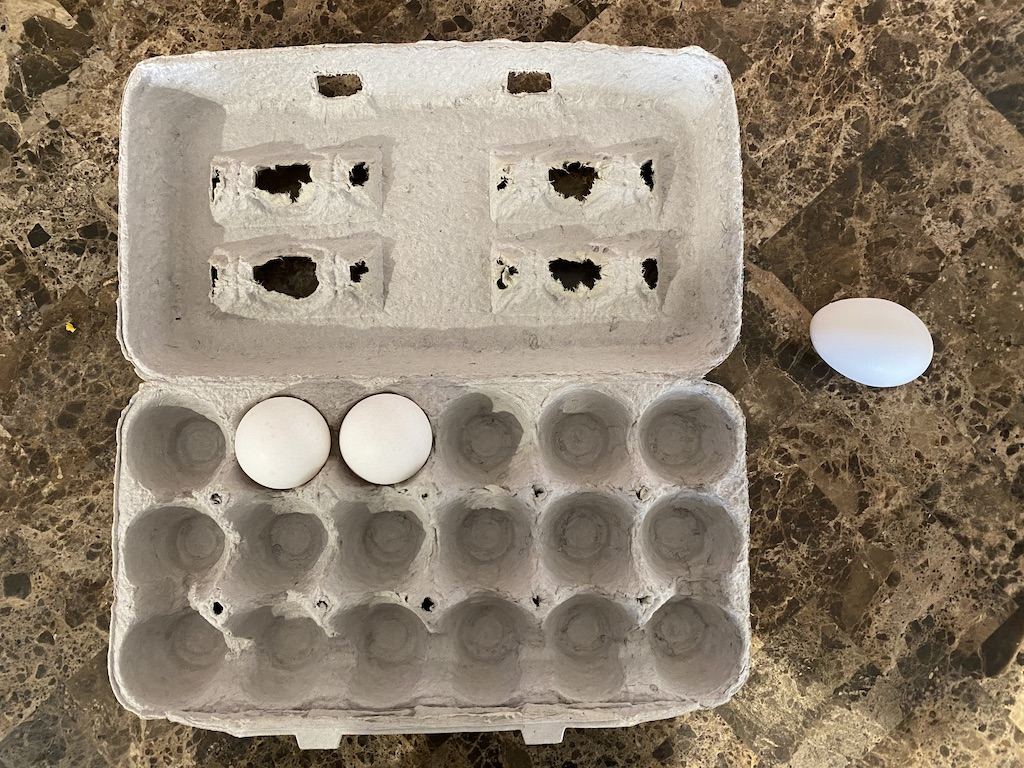
#> input picture code_examples/Chapter_7_Real_Life_Example/images/eggs_2_with_1_outside.jpeg, 1024 x 768 px
$ python count_number_of_eggs.py
#> lines starting #> are read from the running program, lines starting #| are printed output that depends on the picture; after the words box and inside, x2 and y2 are one past the last pixel; in counts of white or black regions, pixels touching at a corner belong together
#> further down, image is the input picture: shape (768, 1024, 3); mean B, G, R 110.1, 127.8, 141.6
import cv2
# from binary_image_helpers import various_binary_images
# from contour_helper import inspect_all_contours
import numpy as np
# from imutils.perspective import four_point_transform

def number_of_eggs(frame, waitTime=500):
#> called with waitTime = 100
    image = frame.copy()

    gray = cv2.cvtColor(image, cv2.COLOR_BGR2GRAY)
    cv2.imshow('processing', gray)
    cv2.waitKey(waitTime)

    blurred = cv2.GaussianBlur(gray, (3,3), None)
    cv2.imshow('processing', blurred)
    cv2.waitKey(waitTime)

    ret, binary_image = cv2.threshold(blurred, 0, 255, cv2.THRESH_BINARY+cv2.THRESH_OTSU)
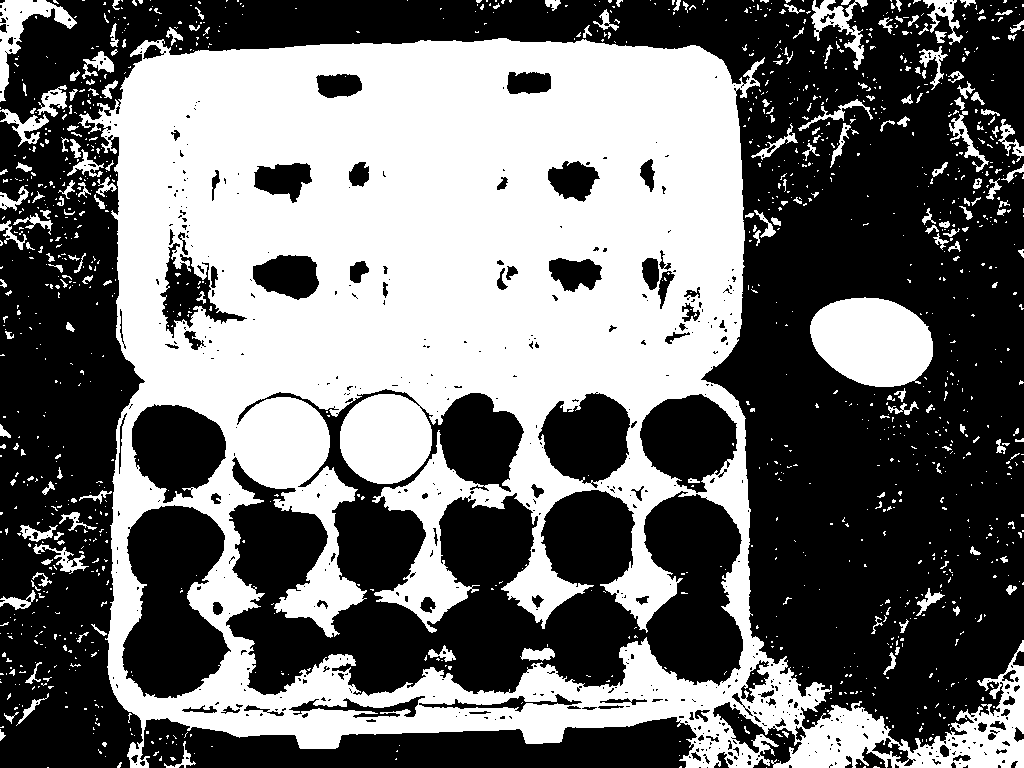
#> binary_image: shape (768, 1024); 43.8% white; 1321 white regions (1131 under 20 px), largest, box (x1, y1, x2, y2) and area: (78, 38, 1024, 768) 311561, (810, 297, 933, 387) 8542, (0, 0, 77, 102) 2055
#> ret = 135
    print('otsu says: ', ret)
#| otsu says:  135.0

    cv2.imshow('processing', binary_image)
    cv2.waitKey(waitTime)

    binary_image = cv2.erode(binary_image, None, iterations=1)
#> binary_image: shape (768, 1024); 37.8% white; 503 white regions (418 under 20 px)

    contour_image = image.copy()
    contours, hierarchy = cv2.findContours(binary_image, cv2.RETR_EXTERNAL, cv2.CHAIN_APPROX_SIMPLE)
#> contours = 457 contours, 413 with area under 20; largest, box (x1, y1, x2, y2) and area: (82, 39, 773, 768) 422670, (811, 299, 932, 386) 7957, (897, 666, 1024, 768) 4024, (774, 706, 888, 768) 3398, (742, 660, 824, 733) 2022
    print('RETR_EXTERNAL: ', len(contours))
#| RETR_EXTERNAL:  457
    cv2.drawContours(contour_image, contours, -1, (0, 255, 0), 1)
    cv2.imshow('processing', contour_image)
    cv2.waitKey(waitTime)

    # [42 lines of commented-out code are left out]

    box_contour = max(contours, key=cv2.contourArea)
#> box_contour = contour of 1131 points, box (x1, y1, x2, y2) (82, 39, 773, 768), area 422670
    contour_image = image.copy()
    cv2.drawContours(contour_image, [box_contour], -1, (0, 255, 0), 3)
    cv2.imshow('processing', contour_image)
    cv2.waitKey(0)

    peri = cv2.arcLength(box_contour, True)
#> peri = 3532.9
    approx_cnt = cv2.approxPolyDP(box_contour, peri * 0.04, True)
#> approx_cnt = [[720, 60], [82, 116], [143, 728], [756, 722]]
    contour_image = image.copy()
    cv2.drawContours(contour_image, [approx_cnt], -1, (0, 255, 0), 3)
    cv2.imshow('processing', contour_image)
    cv2.waitKey(waitTime)

    rectangle_image = image.copy()
    x, y, w, h = cv2.boundingRect(approx_cnt)
#> x = 82; y = 60; w = 675; h = 669
    cv2.rectangle(rectangle_image, (x,y), (x+w, y+h), (0,255,0), 3)
#> rectangle_image: shape (768, 1024, 3); 1.71% of pixels changed, all inside (x1, y1, x2, y2) = (80, 58, 760, 732)
    cv2.imshow('processing', rectangle_image)
    cv2.waitKey(waitTime)

    cropped_image = image[y:y+h,x:x+w]
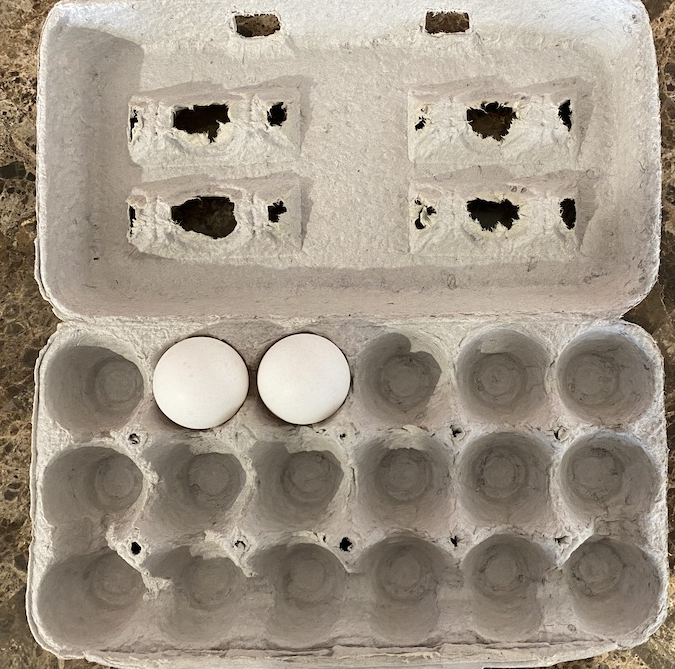
#> cropped_image: shape (669, 675, 3); mean B, G, R 135.9, 150.2, 161.1
    cv2.imshow('processing', cropped_image)
    cv2.waitKey(waitTime)

    # [5 lines of commented-out code are left out]

    hullContour = cv2.convexHull(box_contour)
#> hullContour = contour of 29 points, box (x1, y1, x2, y2) (82, 39, 773, 768), area 462344
    contour_image = image.copy()
    cv2.drawContours(contour_image, [hullContour], -1, (0, 255, 0), 3)
#> contour_image: shape (768, 1024, 3); 1.61% of pixels changed, all inside (x1, y1, x2, y2) = (80, 37, 775, 768)
    cv2.imshow('processing', contour_image)
    cv2.waitKey(waitTime)

    box_mask = np.zeros(image.shape[0:2], dtype='uint8')
    cv2.imshow('processing', box_mask)
    cv2.waitKey(waitTime)

    # cv2.drawContours(box_mask, [approx_cnt], -1, (255, 255, 255), -1)
    pts1 = np.array([[x, y], [x + w, y], [x + w, y + h], [x, y + h]])
#> pts1 = [[82, 60], [757, 60], [757, 729], [82, 729]]
    cv2.drawContours(box_mask, [pts1], -1, (255, 255, 255), -1)
#> box_mask: shape (768, 1024); 57.6% white; 1 black region, box (x1, y1, x2, y2) and area: (0, 0, 1024, 768) 333512
    cv2.imshow('processing', box_mask)
    cv2.waitKey(waitTime)

    image = cv2.bitwise_and(image, image, mask=box_mask)
    cv2.imshow('processing', image)
    cv2.waitKey(waitTime)

    gray = cv2.cvtColor(image, cv2.COLOR_BGR2GRAY)
    cv2.imshow('processing', gray)
    cv2.waitKey(waitTime)

    blurred = cv2.GaussianBlur(gray, (3,3), None)
    cv2.imshow('processing', blurred)
    cv2.waitKey(waitTime)

    retVal, binary_image = cv2.threshold(blurred, 200, 255, cv2.THRESH_BINARY)
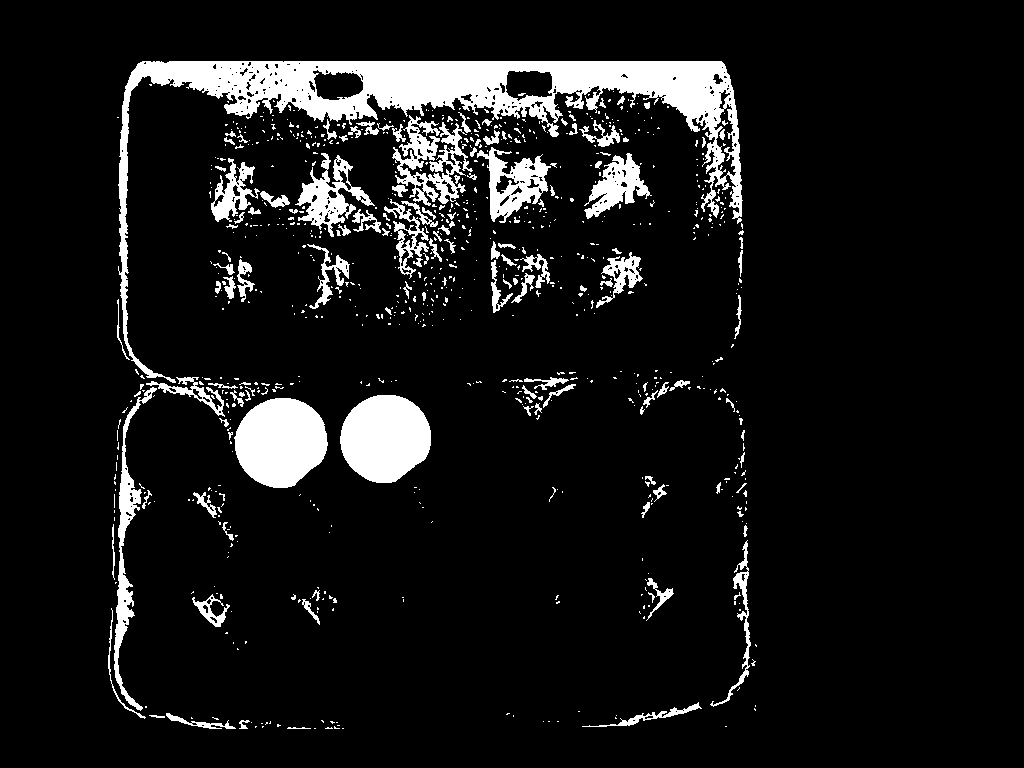
#> binary_image: shape (768, 1024); 8.9% white; 846 white regions (710 under 20 px)
    # various_binary_images(blurred, waitPeriod=2000, windowName='binary images')

    cv2.imshow('processing', binary_image)
    cv2.waitKey(waitTime)

    contour_image = image.copy()
    contours, hierarchy = cv2.findContours(binary_image, cv2.RETR_LIST, cv2.CHAIN_APPROX_SIMPLE)
#> contours = 1174 contours, 1039 with area under 20; largest, box (x1, y1, x2, y2) and area: (118, 61, 743, 383) 29458, (234, 398, 328, 488) 6292, (340, 395, 431, 483) 6063, (392, 115, 473, 206) 2610, (477, 147, 551, 223) 2604
    print(len(contours))
#| 1174
    cv2.drawContours(contour_image, contours, -1, (255, 255, 0), 1)
    cv2.imshow('processing', contour_image)
    cv2.waitKey(0)

    selected_contours = []
    for index, cnt in enumerate(contours):
        print(index, cv2.contourArea(cnt))
        if cv2.contourArea(cnt) > 500:
            selected_contours.append(cnt)
        else:
            print('skipping')
#> this loop made 1174 passes
#> cnt on passes 1, 2, 5: [[342, 728], [343, 728]], [[314, 728], [315, 728]], [[725, 726], [726, 726]]
#> (printed output is left out)
#> after the loop, selected_contours = 17 contours; largest, box (x1, y1, x2, y2) and area: (118, 61, 743, 383) 29458, (234, 398, 328, 488) 6292, (340, 395, 431, 483) 6063, (392, 115, 473, 206) 2610, (477, 147, 551, 223) 2604

    print('selected contours: ', len(selected_contours))
    cv2.drawContours(contour_image, selected_contours, -1, (0, 255, 0), 1)
    cv2.imshow('processing', contour_image)
    cv2.waitKey(0)

    circle_count = 0
    circle_contours = []
    for index, cnt in enumerate(selected_contours):
        contour_image = image.copy()
        (x, y), radius = cv2.minEnclosingCircle(cnt)
        print(index, x, y, radius)
        cv2.drawContours(contour_image, [cnt], 0, (0, 255, 0), 3)
        cv2.circle(contour_image, (int(x),int(y)), int(radius), (255, 0, 0), 3)
        contour_area = cv2.contourArea(cnt)
        circle_area = int(np.pi * radius * radius)
        off_percentage = int(((circle_area - contour_area) / contour_area) * 100)
        if off_percentage <= 50:
            circle_count = circle_count + 1
            is_circle = True
            circle_contours.append(cnt)
        else:
            is_circle = False
        cv2.putText(contour_image, f"{contour_area} & {circle_area} & {off_percentage} & {is_circle}",
                    (30,30), cv2.FONT_HERSHEY_COMPLEX, 1, (0, 255, 0), 1)
        cv2.imshow('processing', contour_image)
        cv2.waitKey(waitTime)
#> this loop made 17 passes
#> (x, y, radius, contour_area, circle_area, off_percentage, circle_count, is_circle) on passes 2 to 3: (280.5, 440.9, 46.67, 6292.5, 6843, 8, 1, True), (385.3, 438.5, 45.51, 6063, 6508, 7, 2, True)
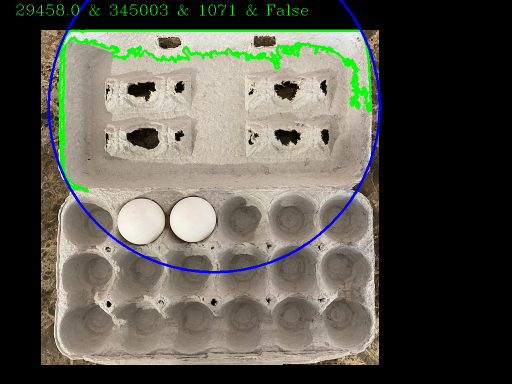
#> contour_image: shape (768, 1024, 3) (shown at 1/2 size); mean B, G, R 76.5, 87.2, 88
#> after the loop, circle_contours = 2 contours; box (x1, y1, x2, y2) and area: (234, 398, 328, 488) 6292, (340, 395, 431, 483) 6063; circle_count = 2

    contour_image = image.copy()
    cv2.putText(contour_image, f"Number of eggs inside the box: {circle_count}", (30,30), cv2.FONT_HERSHEY_COMPLEX, 1, (0, 255, 0), 2)
    cv2.drawContours(contour_image, circle_contours, -1, (0, 255, 0), 3)
    cv2.imshow('processing', contour_image)
    cv2.waitKey(0)

    cv2.destroyWindow('processing')

    return circle_count

if __name__ == '__main__':
    print('ran directly')
    image = cv2.imread('images/eggs_2_with_1_outside.jpeg')
    cv2.imshow('input', image)
    cv2.waitKey(0)
    count = number_of_eggs(image, waitTime=100)
#> count = 2
    cv2.putText(image, f"Number of eggs inside the box: {count}", (30, 30), cv2.FONT_HERSHEY_COMPLEX, 1, (0, 255, 0), 2)
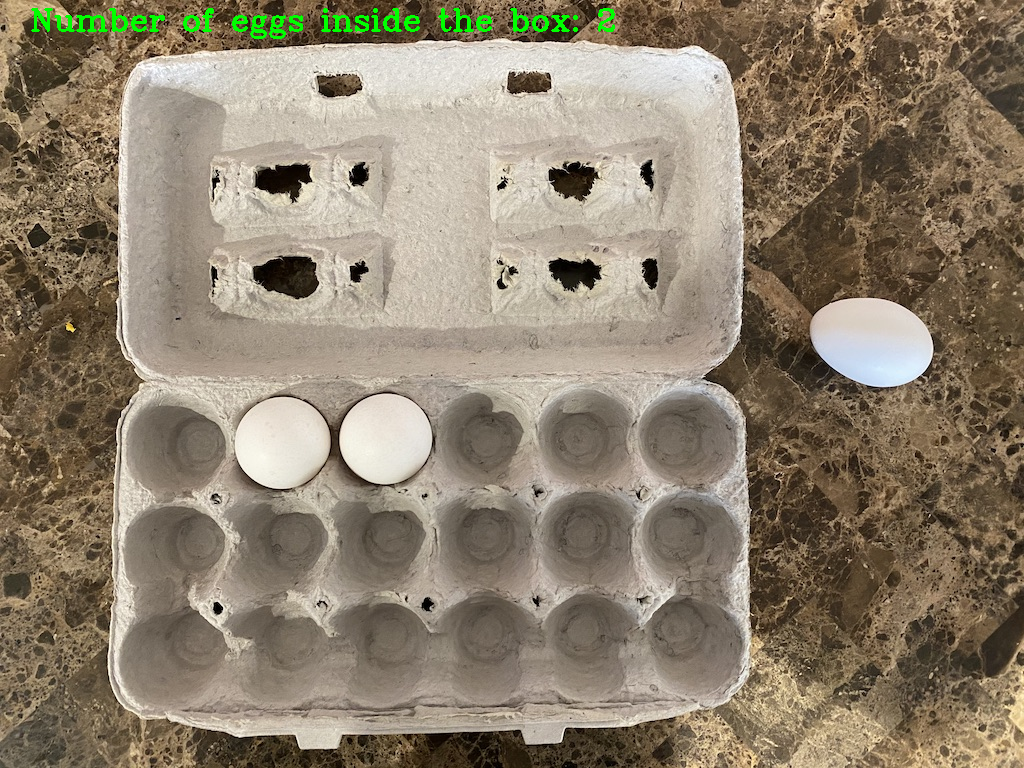
#> image: shape (768, 1024, 3); 0.58% of pixels changed, all inside (x1, y1, x2, y2) = (31, 8, 615, 39)
    cv2.imshow('output', image)
    cv2.waitKey(0)

$ run again, with code_examples/Chapter_7_Real_Life_Example/images/eggs_3_at_angle.jpeg copied over code_examples/Chapter_7_Real_Life_Example/images/eggs_2_with_1_outside.jpeg
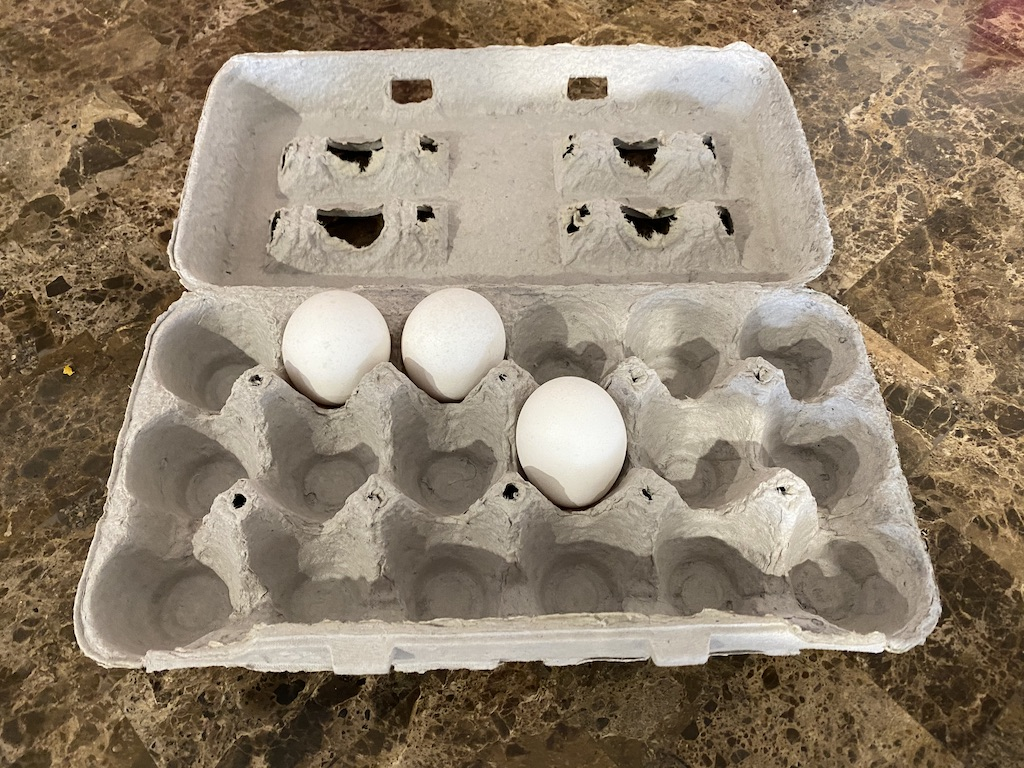
#> input picture code_examples/Chapter_7_Real_Life_Example/images/eggs_3_at_angle.jpeg, 1024 x 768 px
#> image is the input picture: shape (768, 1024, 3); mean B, G, R 110.1, 129.4, 144.3
#> in number_of_eggs, `ret, binary_image = cv2.threshold(blurred, 0, 255, cv2.THRESH_BINARY+c..`:
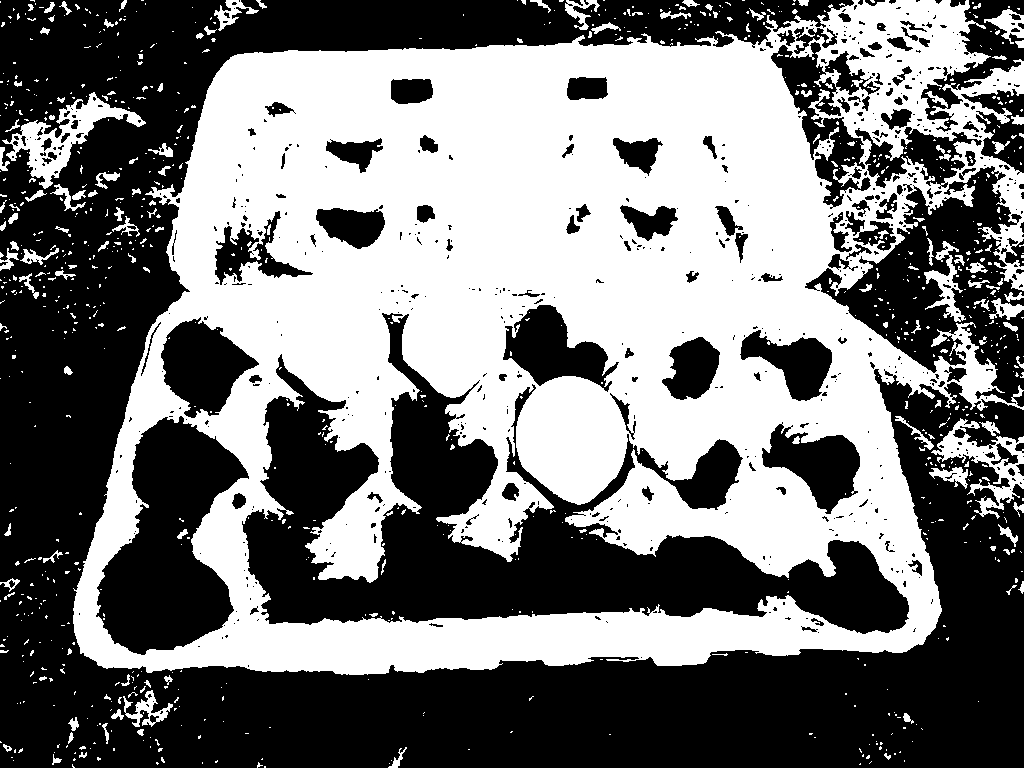
#> binary_image: shape (768, 1024); 46.8% white; 941 white regions (801 under 20 px), largest, box (x1, y1, x2, y2) and area: (73, 0, 1024, 675) 346668, (2, 92, 146, 189) 3636, (931, 418, 1024, 519) 2761
#> ret = 134
#| otsu says:  134.0
#> in number_of_eggs, `contours, hierarchy = cv2.findContours(binary_image, cv2.RETR_EXTERNAL..`: contours = 485 contours, 424 with area under 20; largest, box (x1, y1, x2, y2) and area: (74, 32, 941, 674) 442122, (818, 0, 987, 157) 11684, (14, 94, 144, 187) 1772, (957, 142, 1024, 214) 947, (953, 324, 996, 403) 929
#| RETR_EXTERNAL:  485
#> box_contour = contour of 1538 points, box (x1, y1, x2, y2) (74, 32, 941, 674), area 442122
#> peri = 4005.7
#> approx_cnt = [[912, 178], [231, 58], [81, 651], [921, 643]]
#> in number_of_eggs, `x, y, w, h = cv2.boundingRect(approx_cnt)`: x = 81; y = 58; w = 841; h = 594
#> rectangle_image: shape (768, 1024, 3); 1.82% of pixels changed, all inside (x1, y1, x2, y2) = (79, 56, 925, 655)
#> hullContour = contour of 39 points, box (x1, y1, x2, y2) (74, 32, 941, 674), area 482042
#> pts1 = [[81, 58], [922, 58], [922, 652], [81, 652]]
#> box_mask: shape (768, 1024); 63.7% white; 1 black region, box (x1, y1, x2, y2) and area: (0, 0, 1024, 768) 285442
#> in number_of_eggs, `contours, hierarchy = cv2.findContours(binary_image, cv2.RETR_LIST, cv..`: contours = 819 contours, 717 with area under 20; largest, box (x1, y1, x2, y2) and area: (444, 59, 793, 107) 9996, (517, 377, 626, 499) 9234, (282, 290, 389, 396) 7576, (403, 288, 505, 391) 7020, (168, 59, 364, 287) 4270
#| 819
#> the loop in number_of_eggs, `for index, cnt in enumerate(contours):` made 819 passes
#> cnt on passes 1 to 3: [[898, 651]], [[438, 651], [439, 651]], [[291, 651]]
#> (printed output is left out)
#> after the loop in number_of_eggs, `for index, cnt in enumerate(contours):`: selected_contours = 11 contours; largest, box (x1, y1, x2, y2) and area: (444, 59, 793, 107) 9996, (517, 377, 626, 499) 9234, (282, 290, 389, 396) 7576, (403, 288, 505, 391) 7020, (168, 59, 364, 287) 4270
#> the loop in number_of_eggs, `for index, cnt in enumerate(selected_contours):` made 11 passes
#> (x, y, radius, contour_area, circle_area, off_percentage, is_circle) on passes 1 to 8: (419, 644.5, 191.1, 2973.5, 114741, 3758, False), (688.5, 637.5, 232.5, 3221, 169842, 5172, False), (784.1, 516.3, 46.44, 3293.5, 6775, 105, False), (701.2, 425.6, 19.25, 519, 1163, 124, False), (568.5, 437.5, 60.63, 9234, 11550, 25, True), (138.5, 481, 174.8, 2769, 95945, 3364, False), (334.4, 342.3, 54.11, 7576.5, 9198, 21, True), (452.5, 339.3, 51.99, 7020, 8492, 20, True)
#> pass 2, in number_of_eggs, `cv2.imshow('processing', contour_image)`:
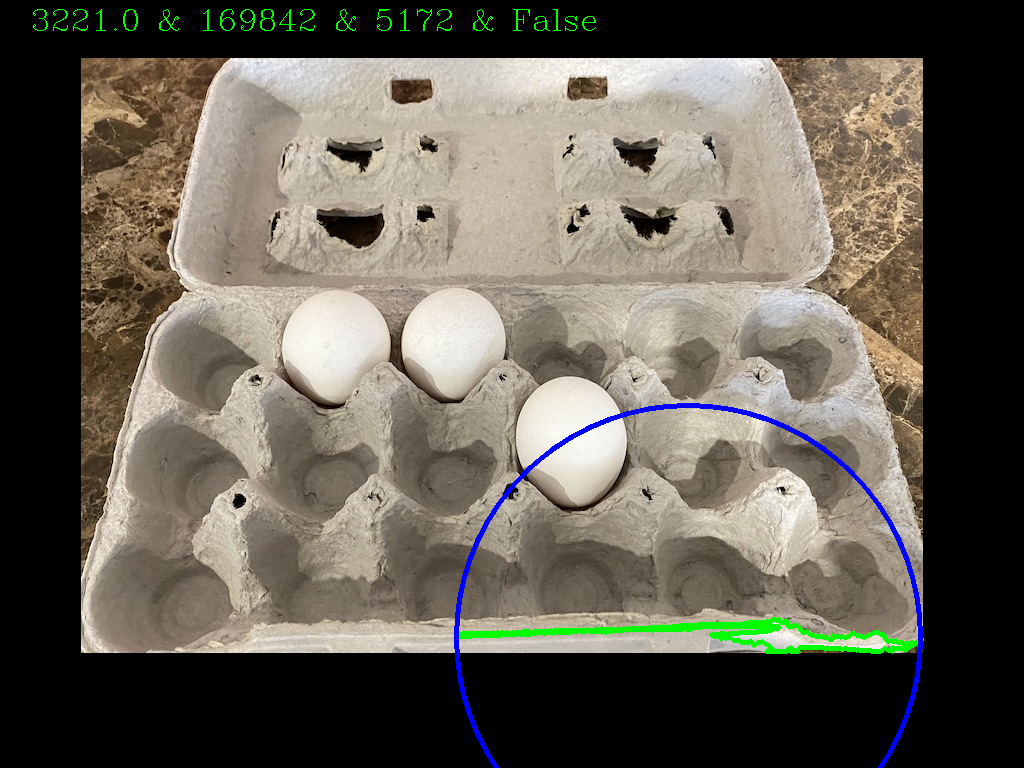
#> window 'processing': shape (768, 1024, 3); mean B, G, R 84.8, 95.1, 100.4
#> after the loop in number_of_eggs, `for index, cnt in enumerate(selected_contours):`: circle_contours = 3 contours; box (x1, y1, x2, y2) and area: (517, 377, 626, 499) 9234, (282, 290, 389, 396) 7576, (403, 288, 505, 391) 7020; circle_count = 3
